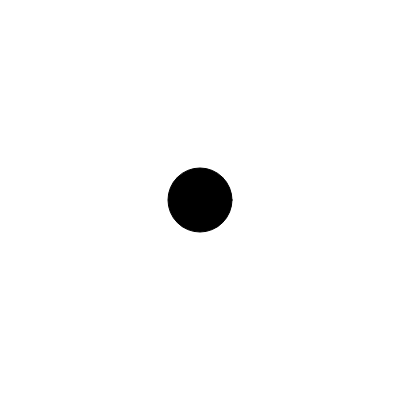
Frame 1 (no input)
Frame 60 (no input): identical to frame 1, image omitted
Frame 120 (the mouse pressed at the canvas centre since frame 60): identical to frame 1, image omitted

The p5.js sketch that drew this single still picture (run headless with seeded random() and noise() and a simulated clock; from frame 60 on, the mouse is pressed at the canvas centre):

// p5.js sketch
// ── sketch.js
let sliderX;
let sliderY;
let coord;

function setup() {
  createCanvas(400, 400);
  sliderX = createSlider(-200, 200, 0);
  sliderY = createSlider(-200, 200, 0);
}

function draw() {
  coord = createVector(sliderX.value(), sliderY.value())
  frameRate(60);
  translate(width / 2, height / 2);
  background(255);
  fill(0);

  ellipse(coord.x, coord.y, 64);
}
